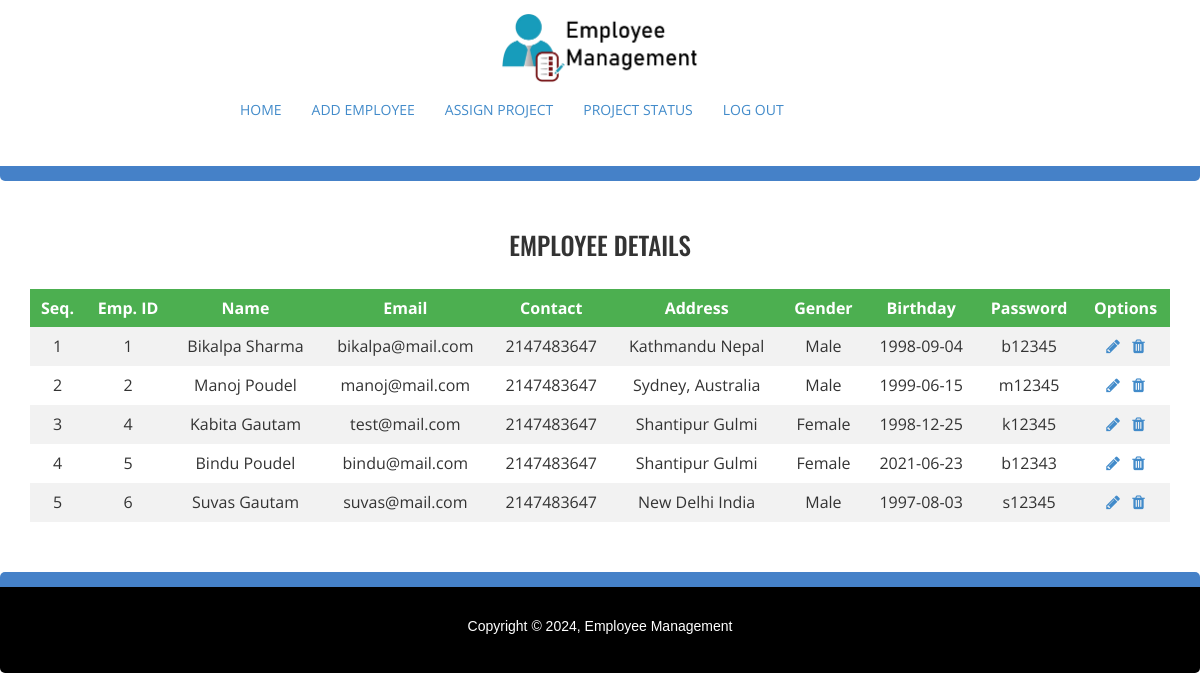
The app's page /admin/adminhome with its own data.
### tables this page shows
CREATE TABLE `userlist` (
  `id` int(11) NOT NULL,
  `firstName` varchar(100) NOT NULL,
  `lastName` varchar(100) NOT NULL,
  `email` varchar(255) NOT NULL,
  `contact` int(10) NOT NULL,
  `address` varchar(255) NOT NULL,
  `gender` varchar(255) NOT NULL,
  `birthday` date DEFAULT NULL,
  `password` varchar(255) NOT NULL
);

### admin/index.php (called while the page is built)
<?php
include('includes/header.php');
?>
<?php include("$page.php"); ?>
<?php
include('includes/footer.php');
?>

### admin/adminhome.php (the view)
<?php
require_once ('includes/dbh.php');
$sql = "SELECT * from userlist";
$result = mysqli_query($conn, $sql);
?>
<div class="container" >
	<h2 style="font-size: 25px; text-align: center;">EMPLOYEE DETAILS </h2><br>
	<table cellpadding="10" width="100%">
		<tr bgcolor="#000">
			<th style="text-align:center">Seq.</th>
			<th style="text-align:center">Emp. ID</th>
			<th style="text-align:center">Name</th>
			<th style="text-align:center">Email</th>
			<th style="text-align:center">Contact</th>
			<th style="text-align:center">Address</th>
			<th style="text-align:center">Gender</th>
			<th style="text-align:center">Birthday</th>
			<th style="text-align:center">Password</th>
			<th style="text-align:center;">Options</th>
		</tr>
		<?php
		$seq = 1;
		while ($userlist = mysqli_fetch_assoc($result)) {
			echo "<tr>";
			echo "<td>".$seq."</td>";
			echo "<td>".$userlist['id']."</td>";
			echo "<td>".$userlist['firstName']." ".$userlist['lastName']."</td>";
			echo "<td>".$userlist['email']."</td>";
			echo "<td>".$userlist['contact']."</td>";
			echo "<td>".$userlist['address']."</td>";
			echo "<td>".$userlist['gender']."</td>";
			echo "<td>".$userlist['birthday']."</td>";
			echo "<td>".$userlist['password']."</td>";
			echo "<td>";
			echo '<a href="update.php?id='. $userlist['id'] .'" title="Update Record" data-toggle="tooltip"><span class="fa fa-pencil"></span>&nbsp &nbsp</a>';
			echo '<a href="delete.php?id='. $userlist['id'] .'" title="Delete Record" data-toggle="tooltip"><span class="fa fa-trash"></span></a>';
			echo "</td>";
			$seq+=1;
		}
		?>
	</table>
</div>

### admin/includes/header.php (shortened to what this page needs)
<?php
$page = (isset($_GET['sd']))?$_GET['sd'] : 'home';
?>
<!DOCTYPE html>
<html>
<head>
	<link rel="stylesheet" type="text/css" href="css/style.css">
	<link rel="stylesheet" type="text/css" href="css/bootstrap-theme.css">
	<link rel="stylesheet" type="text/css" href="css/bootstrap-theme.min.css">
	<link rel="stylesheet" type="text/css" href="css/bootstrap.css">
	<link rel="stylesheet" type="text/css" href="css/bootstrap.min.css">
	<link rel="stylesheet" href="https://maxcdn.bootstrapcdn.com/font-awesome/4.4.0/css/font-awesome.min.css">
</head>
<body>
	<div class="header container-fluid">
		<div class="col-md-10 col-md-offset-1">
			<center>
				<img src="images/logo.png" alt="logo here" class="img-responsive">
			</center>
		</div>
		<div class="col-md-8 col-md-offset-2">
			<nav class="navbar  navbar-static-top" role="navigation">
				<div class="collapse navbar-collapse" id="navbar-collapse-1">
					<center>
						<ul class="nav navbar-nav ">
							<li class="<?php if($page=='adminhome'){echo 'active';} ?>"><a href="adminhome">HOME</a></li>
							<li class="<?php if($page=='add-employee'){echo 'active';} ?>"><a href="add-employee">ADD EMPLOYEE</a></li>
							<li class="<?php if($page=='assign-project'){echo 'active';} ?>"><a href="assign-project">ASSIGN PROJECT</a></li>
							<li class="<?php if($page=='project-status'){echo 'active';} ?>"><a href="project-status">PROJECT STATUS</a></li>
							<li class="<?php if($page=='logout'){echo 'active';} ?>"><a href="../home">LOG OUT</a></li>
						</ul>
					</center>
				</div>
			</nav>
		</div>
	</div>

### admin/includes/footer.php (shortened to what this page needs)
<footer class="footer">
	<p>
	<br>
		Copyright &copy; <?php echo date("Y");?>, Employee Management
	</p>
	<br>
</footer>
</body>
</html>

### admin/css/style.css (style rules this page uses)
body { font-family: 'Open Sans', sans-serif!important; }
a { text-decoration: none !important; }
p { font-weight: 300 !important;font-size: 16px;margin: 5px 0 5px;line-height: 23px; }
h1,h2,h3,h4,h5,h6 { font-family: 'Oswald', sans-serif!important; }
.header { padding: 10px; background-color: white; color: white; border-bottom:15px solid #4581c8; margin-bottom: 30px; text-align: center; border-radius: 5px; }
.header img { background-color: white; background-repeat: no-repeat; width: auto; height: 75px; border-radius: 5px; }
.footer { margin-top: 50px; background-color: black; color: white; border-top:15px solid #4581c8; text-align: center; border-radius: 5px; }
.footer p { font-family: Helvetica, sans-serif; text-align: center; background-color: black; color: white; font-size: 14px; padding: 5px; }
table { margin: 0px; border-collapse: collapse; width: 100%; }
th, td { text-align: center; padding: 8px!important; font-size: 16px; }
tr:nth-child(even) { background-color: #f2f2f2 }
th { background-color: #4CAF50; color: white; }

### records on screen
userlist: id "1", firstName "Bikalpa", lastName "Sharma", email "bikalpa@mail.com", contact "2147483647", address "Kathmandu Nepal", gender "Male", birthday "1998-09-04", password "b12345"
userlist: id "2", firstName "Manoj", lastName "Poudel", email "manoj@mail.com", contact "2147483647", address "Sydney, Australia", gender "Male", birthday "1999-06-15", password "m12345"
userlist: id "4", firstName "Kabita", lastName "Gautam", email "test@mail.com", contact "2147483647", address "Shantipur Gulmi", gender "Female", birthday "1998-12-25", password "k12345"
userlist: id "5", firstName "Bindu", lastName "Poudel", email "bindu@mail.com", contact "2147483647", address "Shantipur Gulmi", gender "Female", birthday "2021-06-23", password "b12343"
userlist: id "6", firstName "Suvas", lastName "Gautam", email "suvas@mail.com", contact "2147483647", address "New Delhi India", gender "Male", birthday "1997-08-03", password "s12345"
